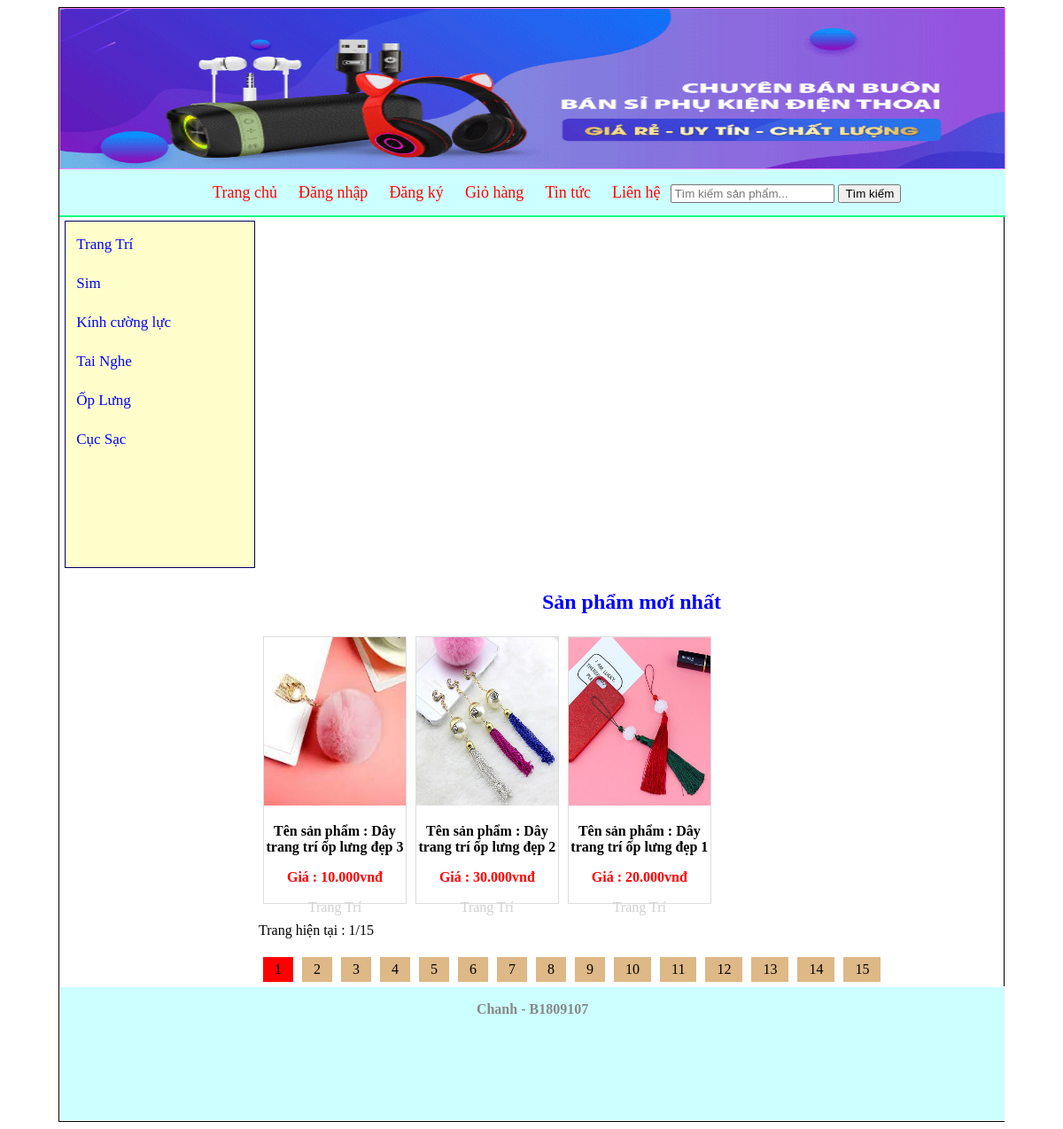
The page / on the database its author committed.
### tables this page shows
CREATE TABLE `loaihanghoa` (
  `MaLoaiHang` int(11) NOT NULL,
  `TenLoaiHang` varchar(50) NOT NULL
);

CREATE TABLE `hanghoa` (
  `MSHH` varchar(10) NOT NULL,
  `TenHH` varchar(50) DEFAULT NULL,
  `QuyCach` varchar(50) DEFAULT NULL,
  `Gia` bigint(20) DEFAULT NULL,
  `MaLoaiHang` int(10) DEFAULT NULL,
  `Ghichu` varchar(100) DEFAULT NULL,
  `hinhanh` varchar(50) DEFAULT NULL,
  `TinhTrang` int(11) NOT NULL,
  `SoLuong` int(11) NOT NULL
);

### pages/main.php (the view, shortened to what this page needs)
<div id="main">
			<div class="sidebar">
				<ul class="list_sidebar">
					<?php
						$sql_danhmuc = "SELECT * FROM loaihanghoa ORDER BY MaLoaiHang DESC";
						$query_danhmuc = mysqli_query($mysqli,$sql_danhmuc);
						while($row = mysqli_fetch_array($query_danhmuc)){
					?>
						<li><a href="index.php?quanly=danhmucsanpham&id=<?php echo $row['MaLoaiHang'] ?>"><?php echo $row['TenLoaiHang'] ?></a></li>
					<?php
						}
					?>
				</ul>
			</div>
			<div class="maincontent">
				<?php
					if(isset($_GET['quanly'])){
						$tam = $_GET['quanly'];
					}else{
						$tam = '';
					}
					if($tam=='danhmucsanpham'){
				?>
						<?php
							$sql_layhh = "SELECT * FROM hanghoa WHERE hanghoa.MaLoaiHang='$_GET[id]' ORDER BY MSHH DESC";
							$query_layhh = mysqli_query($mysqli,$sql_layhh);
							$sql_layloaihh = "SELECT * FROM loaihanghoa WHERE loaihanghoa.MaLoaiHang='$_GET[id]' LIMIT 1";
							$query_layloaihh = mysqli_query($mysqli,$sql_layloaihh);
							$row_layloaihh = mysqli_fetch_array($query_layloaihh);
						?>
						<h3>Danh mục sản phẩm : <?php echo $row_layloaihh['TenLoaiHang'] ?></h3>
										<ul class="product_list">
											<?php
											while($row_layhh = mysqli_fetch_array($query_layhh)){
											?>
											<li>
												<a href="index.php?quanly=sanpham&id=<?php echo $row_layhh['MSHH'] ?>">
													<img src="admincp/modules/quanlysp/uploads/<?php echo $row_layhh['hinhanh'] ?>">
													<p class="title_product">Tên sản phẩm : <?php echo $row_layhh['TenHH'] ?></p>
													<p class="price_product">Giá : <?php echo number_format($row_layhh['Gia'],0,',','.').'vnđ' ?></p>
												</a>
											</li>
											<?php
											}
											?>
										</ul>
			<?php
					}else{
			?>
						<?php
							if(isset($_GET['trang'])){
								$page = $_GET['trang'];
							}else{
								$page = 1;
							}
							if($page == '' || $page == 1){
								$begin = 0;
							}else{
								$begin = ($page*3)-3;
							}
							$sql_pro = "SELECT * FROM HangHoa,LoaiHangHoa WHERE HangHoa.MaLoaiHang=LoaiHangHoa.MaLoaiHang ORDER BY HangHoa.MSHH DESC LIMIT $begin,3";
							$query_pro = mysqli_query($mysqli,$sql_pro);
						?>
						<h2 style="color:blue;text-align:center">Sản phẩm mơí nhất</h2>
								<ul class="product_list">
											<?php
												while($row = mysqli_fetch_array($query_pro)){
											?>
											<li>
												<a href="index.php?quanly=sanpham&id=<?php echo $row['MSHH'] ?>">
													<img src="admincp/modules/quanlysp/uploads/<?php echo $row['hinhanh'] ?>">
													<p class="title_product">Tên sản phẩm : <?php echo $row['TenHH'] ?></p>
													<p class="price_product">Giá : <?php echo number_format($row['Gia'],0,',','.').'vnđ' ?></p>
													<p style="text-align: center;color:#d1d1d1"><?php echo $row['TenLoaiHang'] ?></p>
												</a>
											</li>
											<?php
												}
											?>
								</ul>
								<?php
									$sql_trang = mysqli_query($mysqli,"SELECT * FROM HangHoa");
									$row_count = mysqli_num_rows($sql_trang);
									$trang = ceil($row_count/3);
								?>
						<p>Trang hiện tại : <?php echo $page ?>/<?php echo $trang ?> </p>
								<ul class="list_trang">
											<?php
												for($i=1;$i<=$trang;$i++){
											?>
												<li <?php if($i==$page){echo 'style="background: red;"';}
															else{ echo ''; }  ?>><a href="index.php?trang=<?php echo $i ?>"><?php echo $i ?></a></li>
											<?php
												}
											?>
								</ul>
			<?php
					}
			?>
			</div>
		</div>

### index.php (shortened to what this page needs)
<!DOCTYPE html>
<html lang="en">
<head>
	<link rel="stylesheet" type="text/css" href="css/style.css">
	<link rel="stylesheet" type="text/css" href="https://cdnjs.cloudflare.com/ajax/libs/font-awesome/4.7.0/css/font-awesome.css">
</head>
<body>
	<div class="wrapper">
		<?php
			include("admincp/config/config.php");
		?>
			<div class="header"></div>
		<?php
			include("pages/menu.php");
			include("pages/main.php");
		?>
			<div class="footer">
				<p class="footer_copyright">Chanh - B1809107</p>
		</div>
	</div>
</body>
</html>

### pages/menu.php (shortened to what this page needs)
<div class="menu">
			<ul class="list_menu">
				<li><a href="index.php">Trang chủ</a></li>
				<?php
				if(isset($_SESSION['dangky'])){
				?>
				<li><a href="index.php?dangxuat=1">Đăng xuất</a></li>
				<li><a href="index.php?quanly=thaydoimatkhau">Thay đổi mật khẩu</a></li>
				<?php
				}else{
				?>
				<li><a href="index.php?quanly=dangnhap">Đăng nhập</a></li>
				<li><a href="index.php?quanly=dangky">Đăng ký</a></li>
				<?php
				}
				?>
				<li><a href="index.php?quanly=giohang">Giỏ hàng</a></li>
				<li><a href="index.php?quanly=tintuc">Tin tức</a></li>
				<li><a href="index.php?quanly=lienhe">Liên hệ</a></li>
			</ul>
			<p>
				<form action="index.php?quanly=timkiem" method="POST">
					<input type="text" placeholder="Tìm kiếm sản phẩm..." name="tukhoa">
					<input type="submit" name="timkiem" value="Tìm kiếm">
				</form>
			</p>
</div>

### css/style.css (style rules this page uses)
.wrapper { border:1px solid #000; height: auto; width: 90%; margin:0 auto; background-color:white; }
.header { background-image: url("../images/bannerweb.gif"); background-repeat: no-repeat; background-size: 100% 180px; border:1px solid #ff80ff; height: 180px; width: 100%; }
.menu { border:1px solid #CCFFFF; height: 50px; width: 100%; background: #CCFFFF; }
ul.list_menu { padding: 0; margin: 0; width: 70%; border: 1px solid #; list-style: none; margin: 0 auto; line-height: 27px; }
ul.list_menu li a { text-decoration: none; text-align: center; color: red; font-size:18px; }
ul.list_menu li { float: left; margin: 7px; padding: 5px; }
#main { border:1px solid #00ff80; height: auto; width: 100%; }
.sidebar { border:1px solid #000066; height: 390px; width: 20%; margin-top:5px; margin-left:5px; float: left; background-color:#FFFFCC; }
ul.list_sidebar { padding: 0; margin: 0; width: 100%; border: 1px solid #; list-style: none; line-height: 27px; }
ul.list_sidebar li a { text-decoration: none; text-align: left; color: blue; display: block; font-size:17px; }
ul.list_sidebar li { margin: 7px; padding: 5px; }
.maincontent { height: auto; width: 79%; margin-top:5px; margin-left:5px; float: right; }
ul.product_list { padding: 0; margin: 0; list-style: none; width: 100%; }
ul.product_list li img { height: 190px; }
ul.product_list li { width: 19%; border: 1px solid #ddd; margin: 5px; float: left; height: 300px; }
ul.product_list li a { text-decoration: none; }
ul.product_list li img { width: 100%; }
p.price_product { text-align: center; color: red; font-size: 16px; font-weight: bold; }
p.title_product { text-align: center; color: #000; font-size: 16px; font-weight: bold; }
.footer { border:1px solid white; height: 150px; width: 100%; background: #CCFFFF; font-weight: bold; }
p.footer_copyright { text-align: center; color:#888888; }

### pages/main.php (style rules this page uses)
ul.list_trang { padding: 0; margin: 0; list-style: none; }
ul.list_trang li { float: left; padding: 5px 13px; margin: 5px; background: burlywood; display: block; }
ul.list_trang li a { color: #000; text-align: center; text-decoration: none; }

### rows shown on the page
loaihanghoa: TenLoaiHang "Trang Trí"
loaihanghoa: TenLoaiHang "Sim"
loaihanghoa: TenLoaiHang "Kính cường lực"
loaihanghoa: TenLoaiHang "Tai Nghe"
loaihanghoa: TenLoaiHang "Ốp Lưng"
loaihanghoa: TenLoaiHang "Cục Sạc"
hanghoa: hinhanh (picture), TenHH "Dây trang trí ốp lưng đẹp 3", Gia "10.000", MaLoaiHang.TenLoaiHang "Trang Trí"
hanghoa: hinhanh (picture), TenHH "Dây trang trí ốp lưng đẹp 2", Gia "30.000", MaLoaiHang.TenLoaiHang "Trang Trí"
hanghoa: hinhanh (picture), TenHH "Dây trang trí ốp lưng đẹp 1", Gia "20.000", MaLoaiHang.TenLoaiHang "Trang Trí"

### other values the page prints
$page "1"
$trang "15"
